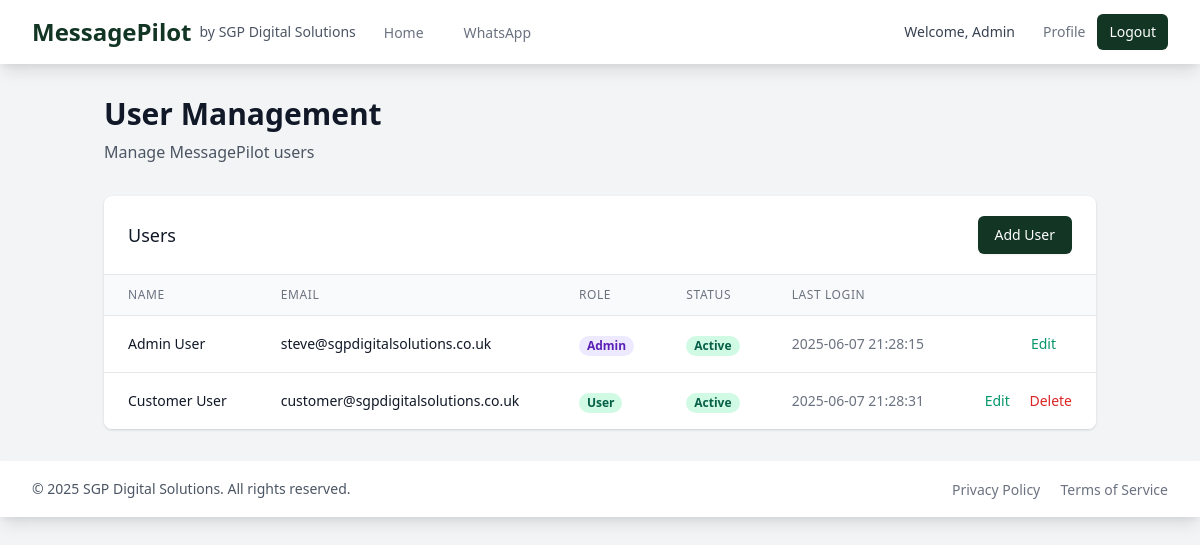
Page /admin/users (signed in) on the committed database.
### app/models/user.py (models this page shows, shortened)
class User(UserMixin, db.Model):
    __tablename__ = 'users'
    id = db.Column(db.Integer, primary_key=True)
    email = db.Column(db.String(120), unique=True, nullable=False)
    password_hash = db.Column(db.String(200), nullable=False)
    first_name = db.Column(db.String(50))
    last_name = db.Column(db.String(50))
    is_active = db.Column(db.Boolean, default=True)
    is_admin = db.Column(db.Boolean, default=False)
    created_at = db.Column(db.DateTime, default=datetime.utcnow)
    last_login = db.Column(db.DateTime)
    login_count = db.Column(db.Integer, default=0)
    @property
    def full_name(self):
        return f"{self.first_name} {self.last_name}"

### app/admin/routes.py (the view)
@admin.route('/users')
@login_required
@admin_required
def users():
    users = User.query.all()
    return render_template('admin/users.html', users=users)

### app/admin/routes.py (called while the page is built)
def admin_required(f):
    @wraps(f)
    def decorated_function(*args, **kwargs):
        if not current_user.is_authenticated or not current_user.is_admin:
            flash('You do not have permission to access this page.', 'error')
            return redirect(url_for('index'))
        return f(*args, **kwargs)
    return decorated_function

### app/app.py (called while the page is built)
def security_headers(response: Response) -> Response:
    response.headers['X-Content-Type-Options'] = 'nosniff'
    response.headers['X-Frame-Options'] = 'DENY'
    response.headers['X-XSS-Protection'] = '1; mode=block'
    response.headers['Content-Security-Policy'] = "default-src 'self'; script-src 'self' 'unsafe-inline' cdn.jsdelivr.net; style-src 'self' 'unsafe-inline' cdn.jsdelivr.net; img-src 'self' data:;"
    response.headers['Referrer-Policy'] = 'strict-origin-origin-when-cross-origin'
    response.headers['Cache-Control'] = 'no-store, no-cache, must-revalidate, max-age=0'
    response.headers['Pragma'] = 'no-cache'
    return response

@login_manager.user_loader
def load_user(user_id):
    return User.query.get(int(user_id))

@app.before_request
def track_customer_login():
    if current_user.is_authenticated and not current_user.is_admin:
        app.config['CUSTOMER_LOGIN_TIME'] = datetime.utcnow().isoformat()

@app.context_processor
def inject_now():
    return {'now': datetime.now()}

@app.before_request
def require_login():
    public_endpoints = [
        'auth.login',
        'auth.register',
        'static',
        'auth.reset_password_request',
        'auth.reset_password'
    ]
    if not current_user.is_authenticated:
        if request.endpoint and \
           request.endpoint not in public_endpoints and \
           not request.endpoint.startswith('static.'):
            return redirect(url_for('auth.login'))

### app/templates/admin/users.html (shortened to what this page needs)
{% extends "base.html" %}
{% block content %}
<div class="max-w-7xl mx-auto">
    <header class="mb-8">
        <h1 class="text-3xl font-bold text-gray-900 mb-2">User Management</h1>
        <p class="text-gray-600">Manage MessagePilot users</p>
    </header>
    <div class="bg-white shadow overflow-hidden sm:rounded-lg">
        <div class="px-4 py-5 sm:px-6 flex justify-between items-center">
            <h2 class="text-lg font-medium text-gray-900">Users</h2>
            <button class="px-4 py-2 border border-transparent rounded-md shadow-sm text-sm font-medium text-white sgp-green hover:sgp-green-hover">
                Add User
            </button>
        </div>
        <div class="border-t border-gray-200">
            <table class="min-w-full divide-y divide-gray-200">
                <thead class="bg-gray-50">
                    <tr>
                        <th scope="col" class="px-6 py-3 text-left text-xs font-medium text-gray-500 uppercase tracking-wider">
                            Name
                        </th>
                        <th scope="col" class="px-6 py-3 text-left text-xs font-medium text-gray-500 uppercase tracking-wider">
                            Email
                        </th>
                        <th scope="col" class="px-6 py-3 text-left text-xs font-medium text-gray-500 uppercase tracking-wider">
                            Role
                        </th>
                        <th scope="col" class="px-6 py-3 text-left text-xs font-medium text-gray-500 uppercase tracking-wider">
                            Status
                        </th>
                        <th scope="col" class="px-6 py-3 text-left text-xs font-medium text-gray-500 uppercase tracking-wider">
                            Last Login
                        </th>
                        <th scope="col" class="relative px-6 py-3">
                        </th>
                    </tr>
                </thead>
                <tbody class="bg-white divide-y divide-gray-200">
                    {% for user in users %}
                    <tr>
                        <td class="px-6 py-4 whitespace-nowrap">
                            <div class="text-sm font-medium text-gray-900">{{ user.full_name }}</div>
                        </td>
                        <td class="px-6 py-4 whitespace-nowrap">
                            <div class="text-sm text-gray-900">{{ user.email }}</div>
                        </td>
                        <td class="px-6 py-4 whitespace-nowrap">
                            <span class="px-2 inline-flex text-xs leading-5 font-semibold rounded-full {% if user.is_admin %}bg-purple-100 text-purple-800{% else %}bg-green-100 text-green-800{% endif %}">
                                {{ "Admin" if user.is_admin else "User" }}
                            </span>
                        </td>
                        <td class="px-6 py-4 whitespace-nowrap">
                            <span class="px-2 inline-flex text-xs leading-5 font-semibold rounded-full {% if user.is_active %}bg-green-100 text-green-800{% else %}bg-red-100 text-red-800{% endif %}">
                                {{ "Active" if user.is_active else "Inactive" }}
                            </span>
                        </td>
                        <td class="px-6 py-4 whitespace-nowrap text-sm text-gray-500">
                            {{ user.last_login.strftime('%Y-%m-%d %H:%M:%S') if user.last_login else 'Never' }}
                        </td>
                        <td class="px-6 py-4 whitespace-nowrap text-right text-sm font-medium">
                            <a href="#" class="text-green-600 hover:text-green-900 mr-4">Edit</a>
                            {% if not user.is_admin %}
                            <a href="#" class="text-red-600 hover:text-red-900">Delete</a>
                            {% endif %}
                        </td>
                    </tr>
                    {% endfor %}
                </tbody>
            </table>
        </div>
    </div>
</div>
{% endblock %}

### app/templates/base.html (shortened to what this page needs)
<!DOCTYPE html>
<html lang="en">
<head>
    <link href="https://cdn.jsdelivr.net/npm/tailwindcss@2.2.19/dist/tailwind.min.css" rel="stylesheet">
</head>
<body class="bg-gray-100 min-h-screen">
    <nav class="bg-white shadow-lg">
        <div class="max-w-7xl mx-auto px-4 sm:px-6 lg:px-8">
            <div class="flex justify-between h-16">
                <div class="flex">
                    <div class="flex-shrink-0 flex items-center">
                        <h1 class="text-2xl font-bold sgp-green-text">MessagePilot</h1>
                        <p class="text-sm text-gray-600 ml-2">by SGP Digital Solutions</p>
                    </div>
                    <div class="hidden sm:ml-6 sm:flex sm:space-x-8">
                        <a href="{{ url_for('index') }}" class="{% if request.endpoint == 'index' %}border-green-500 text-gray-900{% else %}border-transparent text-gray-500 hover:border-gray-300 hover:text-gray-700{% endif %} inline-flex items-center px-1 pt-1 border-b-2 text-sm font-medium">
                            Home
                        </a>
                        {% if current_user.is_authenticated and current_user.is_admin %}
                        <a href="{{ url_for('whatsapp') }}" class="{% if request.endpoint == 'whatsapp' %}border-green-500 text-gray-900{% else %}border-transparent text-gray-500 hover:border-gray-300 hover:text-gray-700{% endif %} inline-flex items-center px-1 pt-1 border-b-2 text-sm font-medium">
                            WhatsApp
                        </a>
                        {% endif %}
                    </div>
                </div>
                <div class="hidden sm:ml-6 sm:flex sm:items-center">
                    <div class="ml-3 relative">
                        <div class="flex items-center">
                            {% if current_user.is_authenticated %}
                                <span class="text-sm text-gray-700 mr-4">Welcome, {{ current_user.first_name }}</span>
                                <a href="{{ url_for('auth.profile') }}" class="text-gray-500 hover:text-gray-700 px-3 py-2 rounded-md text-sm font-medium">Profile</a>
                                <a href="{{ url_for('auth.logout') }}" class="sgp-green text-white hover:sgp-green-hover px-3 py-2 rounded-md text-sm font-medium">Logout</a>
                            {% else %}
                                <a href="{{ url_for('auth.login') }}" class="text-gray-500 hover:text-gray-700 px-3 py-2 rounded-md text-sm font-medium">Login</a>
                                <a href="{{ url_for('auth.register') }}" class="sgp-green text-white hover:sgp-green-hover px-3 py-2 rounded-md text-sm font-medium">Register</a>
                            {% endif %}
                        </div>
                    </div>
                </div>
            </div>
        </div>
    </nav>
    <div class="container mx-auto px-4 py-8">
        {% block content %}{% endblock %}
    </div>
    <footer class="bg-white shadow-lg mt-auto">
        <div class="max-w-7xl mx-auto py-4 px-4 sm:px-6 lg:px-8">
            <div class="flex justify-between items-center">
                <p class="text-center text-sm text-gray-600">
                    &copy; {{ now.year }} SGP Digital Solutions. All rights reserved.
                </p>
                <div class="space-x-4">
                    <a href="{{ url_for('privacy') }}" class="text-gray-500 hover:text-gray-700 text-sm">Privacy Policy</a>
                    <a href="{{ url_for('terms') }}" class="text-gray-500 hover:text-gray-700 text-sm">Terms of Service</a>
                </div>
            </div>
        </div>
    </footer>
</body>
</html>

### app/templates/base.html (style rules this page uses)
.sgp-green { background-color: #123524; }
.sgp-green-text { color: #123524; }

### rows in the picture
User: first_name "Admin", full_name "Admin User", email "steve@sgpdigitalsolutions.co.uk", is_admin "Admin", is_active "Active", last_login "2025-06-07 21:28:15"
User: full_name "Customer User", email "customer@sgpdigitalsolutions.co.uk", is_admin "User", is_active "Active", last_login "2025-06-07 21:28:31", shows "Delete"
